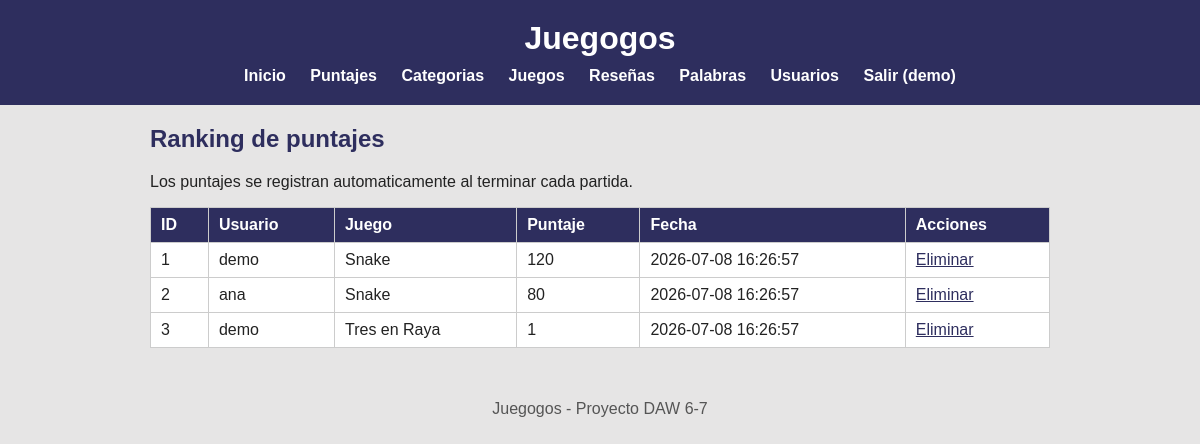
/index.php?url=puntajes/listar (signed in), run on the app's committed database.
### tables this page shows
CREATE TABLE puntajes (
  id         INT AUTO_INCREMENT PRIMARY KEY,
  usuario_id INT NOT NULL,
  juego_id   INT NOT NULL,
  puntaje    INT NOT NULL DEFAULT 0,
  fecha      DATETIME DEFAULT CURRENT_TIMESTAMP,
  FOREIGN KEY (usuario_id) REFERENCES usuarios(id) ON DELETE CASCADE,
  FOREIGN KEY (juego_id)   REFERENCES juegos(id)   ON DELETE CASCADE
);

CREATE TABLE usuarios (
  id      INT AUTO_INCREMENT PRIMARY KEY,
  usuario VARCHAR(50)  NOT NULL UNIQUE,
  correo  VARCHAR(100) NOT NULL,
  clave   VARCHAR(255) NOT NULL
);

CREATE TABLE juegos (
  id           INT AUTO_INCREMENT PRIMARY KEY,
  nombre       VARCHAR(80)  NOT NULL,
  descripcion  VARCHAR(255),
  categoria_id INT,
  FOREIGN KEY (categoria_id) REFERENCES categorias(id) ON DELETE SET NULL
);

### app/controllers/PuntajeController.php (called while the page is built, shortened)
<?php
require_once __DIR__ . "/../models/Puntaje.php";
class PuntajeController
{
    public function listar()
    {
        $puntajes = Puntaje::obtenerTodos();
        require __DIR__ . "/../views/puntajes/listar.php";
    }
}

### app/models/Puntaje.php (called while the page is built, shortened)
<?php
class Puntaje
{
    public static function obtenerTodos()
    {
        $conn = Conexion::conectar();
        $sql = "SELECT p.id, p.puntaje, p.fecha,
                       u.usuario AS nombre_usuario,
                       j.nombre  AS nombre_juego
                FROM puntajes p
                JOIN usuarios u ON u.id = p.usuario_id
                JOIN juegos   j ON j.id = p.juego_id
                ORDER BY p.puntaje DESC";
        $res = $conn->query($sql);
        $puntajes = [];
        while ($fila = $res->fetch_assoc()) {
            $puntajes[] = $fila;
        }
        return $puntajes;
    }
}

### app/views/puntajes/listar.php (the view)
<?php $titulo = "Puntajes"; require __DIR__ . "/../partials/header.php"; ?>
<h2>Ranking de puntajes</h2>
<p>Los puntajes se registran automaticamente al terminar cada partida.</p>
<table>
    <tr>
        <th>ID</th>
        <th>Usuario</th>
        <th>Juego</th>
        <th>Puntaje</th>
        <th>Fecha</th>
        <th>Acciones</th>
    </tr>
    <?php foreach ($puntajes as $p): ?>
        <tr>
            <td><?= htmlspecialchars($p["id"]) ?></td>
            <td><?= htmlspecialchars($p["nombre_usuario"]) ?></td>
            <td><?= htmlspecialchars($p["nombre_juego"]) ?></td>
            <td><?= htmlspecialchars($p["puntaje"]) ?></td>
            <td><?= htmlspecialchars($p["fecha"]) ?></td>
            <td>
                <a href="index.php?url=puntajes/eliminar&id=<?= $p["id"] ?>"
                   onclick="return confirm('Eliminar puntaje?')">Eliminar</a>
            </td>
        </tr>
    <?php endforeach; ?>
</table>
<?php require __DIR__ . "/../partials/footer.php"; ?>

### public/css/estilos.css (style rules this page uses)
body { font-family: Arial, Helvetica, sans-serif; margin: 0; padding: 0; background-color: rgb(230, 229, 229); color: #222; }
h2 { color: rgb(46, 46, 94); }
table { border-collapse: collapse; width: 100%; background: white; margin-top: 12px; }
th, td { border: 1px solid #ccc; padding: 8px 10px; text-align: left; }
th { background: rgb(46, 46, 94); color: white; }
td a { color: rgb(46, 46, 94); margin-right: 8px; }

### data on the page
puntajes: id "1", usuario.usuario "demo", juego.nombre "Snake", puntaje "120", fecha "2026-07-08 16:26:57"
puntajes: id "2", usuario.usuario "ana", juego.nombre "Snake", puntaje "80", fecha "2026-07-08 16:26:57"
puntajes: id "3", usuario.usuario "demo", juego.nombre "Tres en Raya", puntaje "1", fecha "2026-07-08 16:26:57"

### other printed values
$_SESSION["usuario"] "demo"
